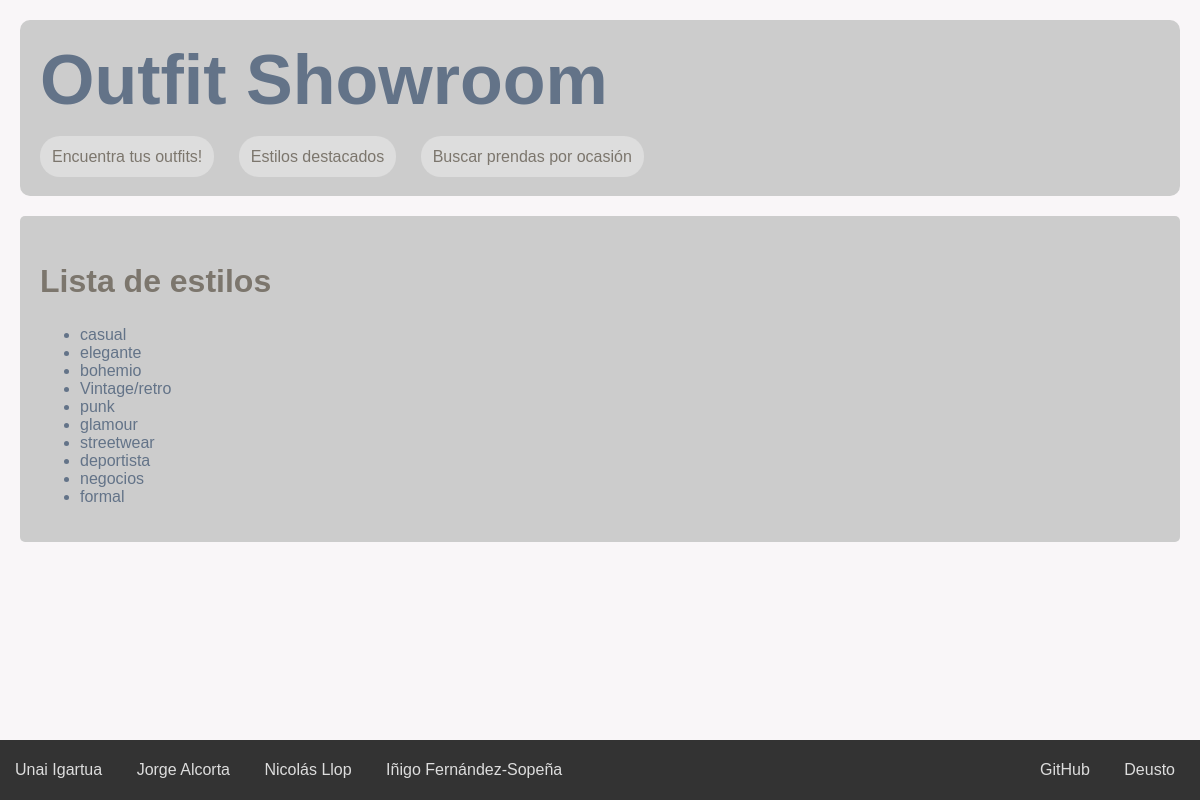
The page /es/estilos on the database as committed earlier.
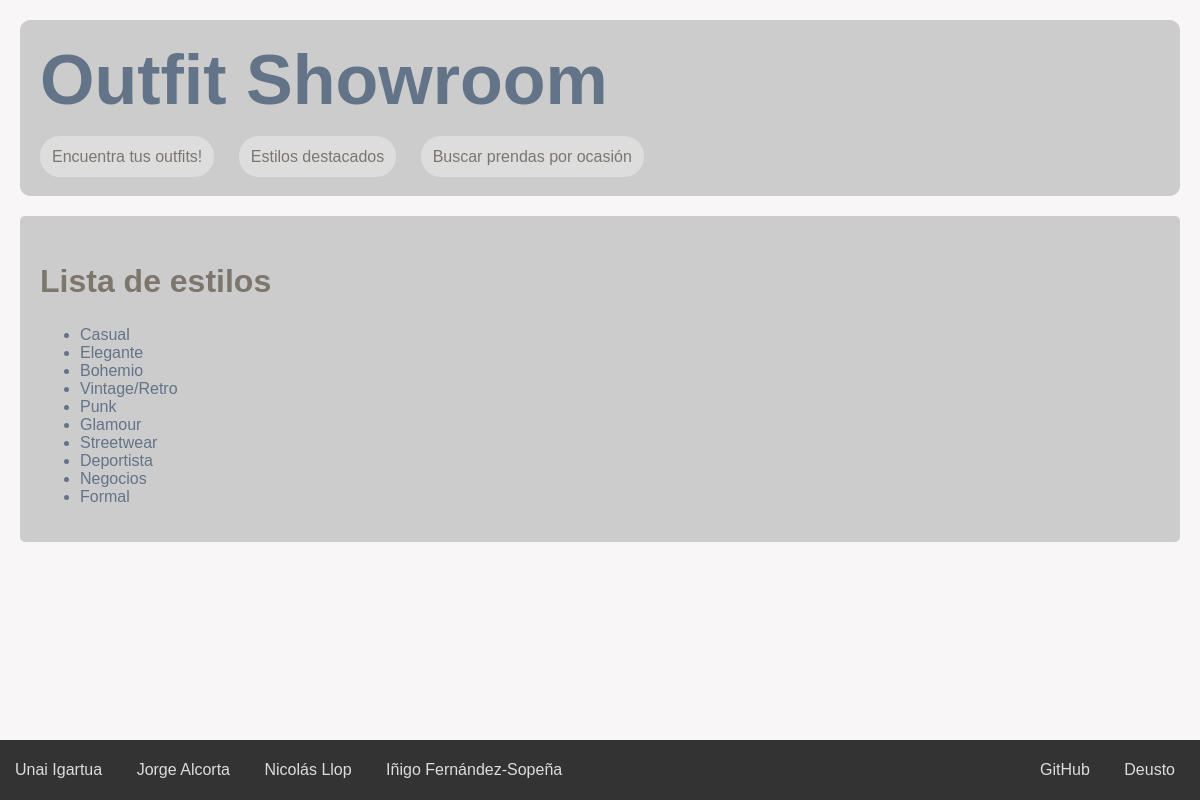
The same page on the database as committed later.
### appOutfitShowroom/models.py (models this page shows, shortened)
class Estilo(models.Model):
    def get_nombre(self):
        return self.nombre_en if get_language() == 'en' else self.nombre
    nombre = models.CharField(max_length=50)
    nombre_en = models.CharField(max_length=50, blank=True)

### appOutfitShowroom/views.py (the view)
# urls.py: path('estilos', views.estilos, name='estilos'),
def estilos(request):
	estilos = get_list_or_404(Estilo.objects.all())
	context = {
		'titulo_pagina': "Estilos",
		'estilos': estilos
	}
	return render(request, 'estilos.html', context)

### appOutfitShowroom/templates/estilos.html
{% extends "base.html" %}
{% load static %}
{%load i18n%}
{% block contenido %}
<h2>{% trans "Lista de estilos" %}</h2>
{% if estilos %}
	<ul>
	{% for e in estilos %}
		<li>
			<a href="{% url 'detalle_estilo' e.id %}">{{ e.get_nombre}}</a>
		</li>
	{% endfor %}
	</ul>
{% else %}
<p>{% trans "No hay estilos creados." %}</p>
{% endif %}
{% endblock %}

### appOutfitShowroom/templates/base.html (shortened to what this page needs)
{%load i18n%}
<!DOCTYPE html>
<html lang="en">
    {% load static %}
    <head>
        <link rel="stylesheet" href="{% static 'css/estilos.css' %}">
    </head>
    <body>
        <header>
	     <h1><a href="{% url 'pagina_principal' %}">Outfit Showroom</a></h1>
            <br>
            <nav>
                <ul>
                    <li>
                        <a href="{% url 'outfits' %}"> {% trans "Encuentra tus outfits!" %}</a>
                    </li>
                    <li>
                        <a href="{% url 'estilos' %}"> {% trans "Estilos destacados" %}</a>
                    </li>
                    <li>
                        <a href="{% url 'ocasiones' %}"> {% trans "Buscar prendas por ocasión" %}</a>
                    </li>
                </ul>
            </nav>
        </header>
        <main>
            {% block contenido %}{% endblock %}
        </main>
        <footer>
            <div class="footer_authors">
                <ul>
                    <li><a href="https://www.linkedin.com/in/unaiigartua/" target="_blank">Unai Igartua</a></li>
                    <li><a href="https://www.linkedin.com/in/jorge-alcorta-berasategui/" target="_blank">Jorge Alcorta</a></li>
                    <li><a href="https://www.linkedin.com/in/nicol%C3%A1s-llop-030978223/" target="_blank">Nicolás Llop</a></li>
                    <li><a href="https://www.linkedin.com/in/i%C3%B1igo-fern%C3%A1ndez-sope%C3%B1a-090564194/" target="_blank">Iñigo Fernández-Sopeña</a></li>
                </ul>
            </div>
            <div class="footer_links">
                <ul>
                    <li><a target="_blank" href="https://github.com/INIGO-7/IWebOutfitShowroom">GitHub</a></li>
                    <li><a target="_blank" href="https://www.deusto.es/">Deusto</a></li>
                </ul>
            </div>
        </footer>
    </body>
</html>

### appOutfitShowroom/static/css/estilos.css (style rules this page uses)
:root { margin: 0; padding: 0; --primary-color: #f9f6f8; --secondary-color: #CCCCCC; --secondary-off-color: #DDDDDD; --accent-color: #7c766d; --text-color: #637388; --border-color: #333; }
body { margin: 0; padding: 0; font-family: 'Arial', sans-serif; background-color: var(--primary-color); color: var(--text-color); }
a { color: var(--text-color); text-decoration: none; }
h1 { font-size: 70px; color: var(--accent-color); }
h2 { font-size: 32px; color: var(--accent-color); }
header { background-color: var(--secondary-color); border-radius: 10px; padding: 20px; margin: 20px 20px 20px 20px; }
header ul { margin: 0; padding: 0; list-style: none; margin-top: 10px; margin-bottom: 10px; }
header li { margin: 0; padding: 0; display: inline; margin-right: 20px; }
header h1 { margin: 0; padding: 0; }
nav a { text-decoration: none; padding: 12px; border-radius: 20px; background-color: var(--secondary-off-color); color: var(--accent-color); }
main { background-color: var(--secondary-color); padding: 20px; margin: 20px; border-radius: 5px; }
footer { background-color: var(--border-color); padding: 5px; display: flex; justify-content: space-between; align-items: center; position: fixed; bottom: 0; width: 100%; }
footer ul { list-style: none; padding-left: 10px; }
footer li { padding: 10px 10px 10px 0; margin-right: 20px; display: inline; color: var(--secondary-off-color); }
footer a { color: var(--secondary-off-color); }

Rows that differ between the two databases and show on the page:
changed Estilo: get_nombre "casual" → "Casual"
changed Estilo: get_nombre "elegante" → "Elegante"
changed Estilo: get_nombre "bohemio" → "Bohemio"
changed Estilo: get_nombre "Vintage/retro" → "Vintage/Retro"
changed Estilo: get_nombre "punk" → "Punk"
changed Estilo: get_nombre "glamour" → "Glamour"
changed Estilo: get_nombre "streetwear" → "Streetwear"
changed Estilo: get_nombre "deportista" → "Deportista"
changed Estilo: get_nombre "negocios" → "Negocios"
changed Estilo: get_nombre "formal" → "Formal"
